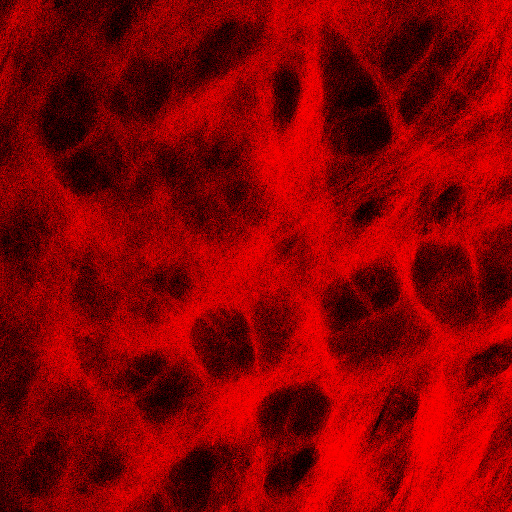
#> input picture cartilage_surface.jpg, 512 x 512 px
$ python run_experiment.py
#> lines starting #> are read from the running program, lines starting #| are printed output that depends on the picture
### img_utils.py
# -*- coding: utf-8 -*-
"""
Created on Fri Aug 27 08:43:11 2021
Various functions that can be used to extract computation from images
@author: Magnus Lilledahl
"""
import numpy as np

#Function computes the difference in grey levels to neighbours at different distances from a pxiel and
#returns a hyperspectral image with the differences at different distances.
#Must
def neighbour_diff(img, levels, isotropic=False, method='levels'):
    #check if ndarray
    if not(isinstance(img,np.ndarray)):
        pass
        #throw exeption

    #check image is NxNx1
    if (len(img.shape) != 2):
        pass
        #throw exception

    #compute num_features.
    if method == 'levels':
        if isotropic:
            num_features = levels + 1
        else:
            num_features = num_neighbours(levels) + 1 #depends on levels
        #initalize data array
        data = np.zeros(list(img.shape) + [num_features]) #array to hold data
        data[:,:,0] = img
    elif method == 'circle':
        num_features = len(neighbours_in_circle(0,0,levels)) + 1
        #initalize data array
        data = np.zeros(list(img.shape) + [num_features]) #array to hold data
        data[:,:,0] = img

    #Compute data
    first = levels+1
    last = img.shape[1]-(levels+1)
    for x,y in np.ndindex(img.shape):
        if x >= first and x <= last and y >= first and y <= last: #This could be improved...
            coord = (x,y)
            pos = 0
            if method == 'levels':
                for level in range(1,levels+1):
                    dI = []
                    ncoords = neighbour(x, y, level)
                    for ncoord in ncoords:
                        dI.append(img[coord]-img[tuple(ncoord)])
                    if isotropic:
                        dI = [sum(dI)]
                    data[x,y,pos+1:pos+len(dI)+1] = dI
                    pos = pos + len(dI)
            elif method == 'circle':
                dI = []
                ncoords = neighbours_in_circle(x, y, levels)
                for ncoord in ncoords:
                    dI.append(img[coord]-img[tuple(ncoord)])
                data[x,y,pos+1:pos+len(dI)+1] = dI
    data = data[levels:-levels,levels:-levels,:] #remove padding
    return data

#Returns coordinates of neighbours at certain distances
#...can this not be hard-coded?...
# [11 lines left out: function neighbour, not called in this run]

#Returns coordinates of all pixels that are less then or equal to r away from origin
def neighbours_in_circle(x,y,r):
    #validate input r>0
    if r < 0:
        pass #throw exception
    if not(isinstance(r,int)):
        pass #throw exception
    #initalize coords
    coords = []
    #loop through pixels
    for i in range(-r,r+1):
        for j in range (-r,r+1):
            c = [x+i,y+j]
            if ( (x-c[0])**2 + (y-c[1])**2 )**0.5 <= r:
                coords.append(c)
    coords.remove([x,y])
    return coords

    #add to coords if inside

#Calculates the total number of neighbours up to a certain level.
#Can be used to preassign size of arrays.
# [5 lines left out: function num_neighbours, not called in this run]

### run_experiment.py
#Script which runs an experiment, that is, an analysis og data using a set of parameters.
#Data are stored in a run<#>-folder (an experiment) together with the results
#Load data to analyse (should be stored in run folder - to ensure data is constant)

testing = True #Set false to run an experiment where data is to be stored.

#LIBRARIES
from skimage import io
from skimage.transform import resize
from sklearn.cluster import KMeans
import matplotlib.pyplot as plt
import numpy as np
import tkinter as tk
import img_utils as utils

#DATA
#fname = 'chordae.jpg'
fname = 'cartilage_surface.jpg' #data that are used in the analysis should be stored with analysis data
img = io.imread(fname)
#> img is the input picture: shape (512, 512, 3); mean R, G, B 134.2, 1.3, 2.5

#PARAMETERS
#Set experiment parameters
if testing: #testing parameters
    img_shape = [200,200] #resample image to this shape
    levels = 5 #separation perhaps better name.
    isotropic = False #if 1 sum all intensity differences at specific level
    num_clusters = 4
else: #run parameters
    pass

#PREPROCESSING (select subset, ...)
img = img[:,:,0] #Select channel
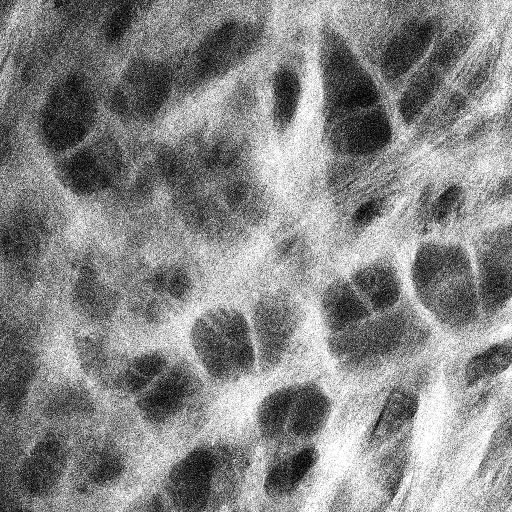
#> img: shape (512, 512); min 0, max 255, mean 134.2
img = resize(img,img_shape) #resample
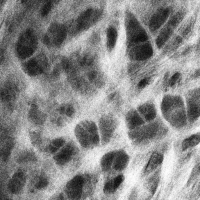
#> img: shape (200, 200) float64; min 0.0443, max 0.992, mean 0.526

#ANALYSIS
data = utils.neighbour_diff(img, levels, isotropic=isotropic, method='circle')
data_flat = data.reshape((data.shape[0]*data.shape[1],data.shape[2])) #flatten
km = KMeans(n_clusters=num_clusters) #Perform K-means clustering
km.fit(data_flat)
labels = km.labels_.reshape(data.shape[0],data.shape[1]) #reshape to image

#RESULTS
#Results
if testing: #Show results
    pass
    #Visualization
    fig = plt.figure()
    ax = fig.add_subplot(121)
    ax.imshow(data[:,:,0])
    ax.set_title('Original')
    ax.set_axis_off()
    ax = fig.add_subplot(122)
    ax.imshow(labels)
    ax.set_title('Clusters')
    ax.set_axis_off()
    fig.text(.05,.05,"{:d} clusters".format(num_clusters)\
            + "\n{:d} levels".format(levels)\
            + "\nIsotropic: {!r}".format(bool(isotropic))\
            + "\n{:d} Pixels".format(img_shape[0])
            + "\nFile: " + fname)
    run_fname = "clusters_" + "l" + str(levels) + "_c" + str(num_clusters) + "_i" + str(isotropic)
    plt.show()
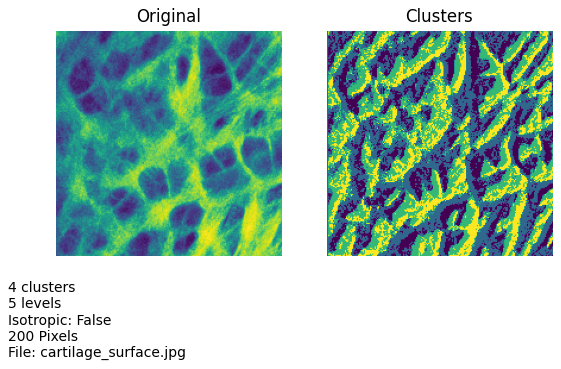
#> figure drawn by matplotlib, 2 panels
    #plt.savefig("experiments/run1/" + run_fname)

else: #Store results
    #Store commit hash of current code in readme file together with repository
    #Place original data files together with the results
    #e.g. numpy.save
    pass

$ run again, with chordae.jpg copied over cartilage_surface.jpg
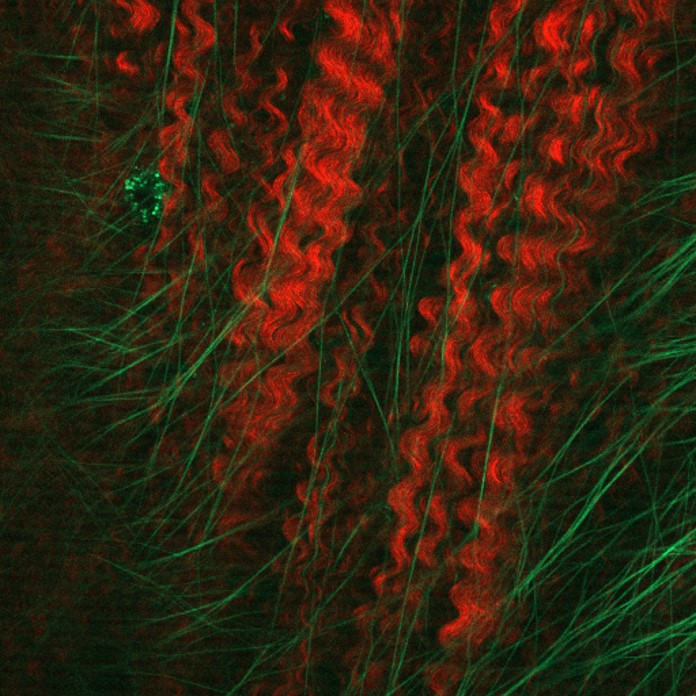
#> input picture chordae.jpg, 696 x 696 px
#> img is the input picture: shape (696, 696, 3); mean R, G, B 51, 35.6, 15.5
#> `img = resize(img,img_shape)`:
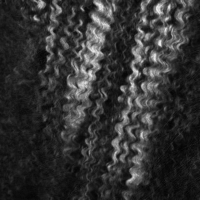
#> img: shape (200, 200) float64; min 0.0162, max 0.93, mean 0.2
#> `plt.show()`:
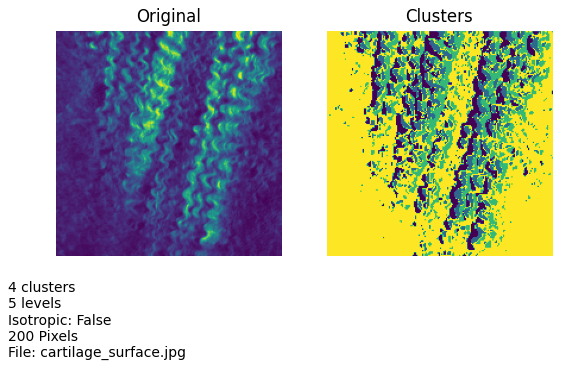
#> figure drawn by matplotlib, 2 panels
